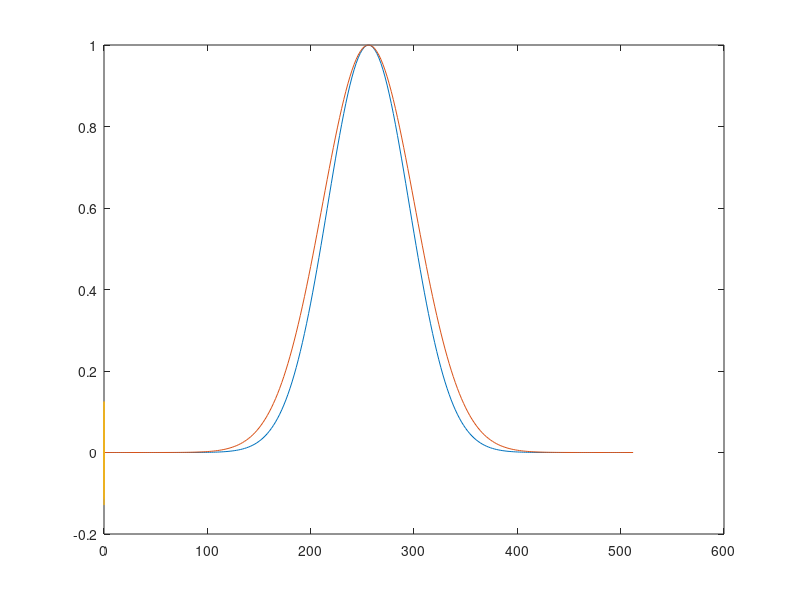
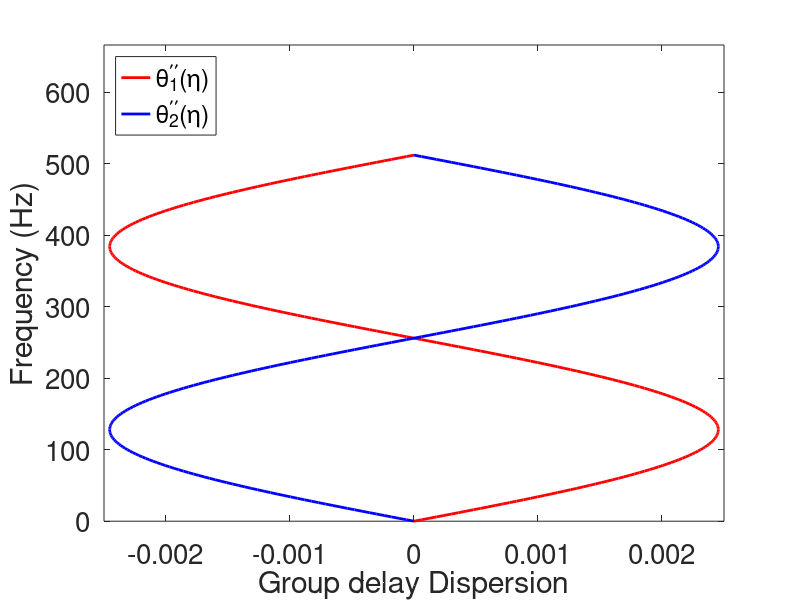
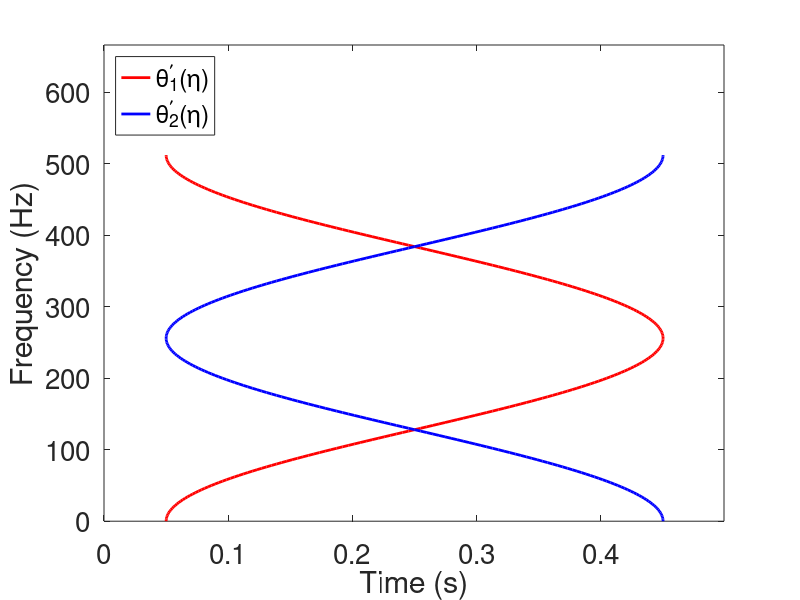

MATLAB code for these plots, in order: (Note: this script raises an error after producing the figures.)
   % %July, 2025, by Shuixin Li
   clear;      close all;  clc;      
    %% this code id for test the phase  is sinu signal in frequency domain
   
    %Parameters
       Hz = 1024;
    N = 0.5*1024;
    t = (0:N-1)/Hz;
    f = (0:round(N/2))*Hz/N;
  

    %Mode1
    A1 =exp(-0.00032*(f-256).^2) ;
    %A1 = ones(1,length(f));
    Phi1 =-51.2/pi*sin(pi*f./256)+0.25*(f);
    GD1 = -0.2*cos(pi*f./256)+0.25;
    GDD1 = pi/1280*sin(pi*f./256);
    X1 = A1.*exp(-1i*2*pi*Phi1);
    X1(end) = -A1(end);
    Y1 = [X1  conj(fliplr(X1(2:end-1)))];    
    y1 = ifft(Y1);

    %Mode2
    A2 =exp(-0.00025*(f-256).^2) ;
    %A2 = ones(1,length(f));
    Phi2 =51.2/pi*sin(pi*f./256)+0.25*f;
    GD2 = 0.2*cos(pi*f./256)+0.25;

    GDD2 = -pi/1280*sin(pi*f./256) ;
    X2 = A2.*exp(-1i*2*pi*Phi2);
    X2(end) = -A2(end);
    Y2 = [X2  conj(fliplr(X2(2:end-1)))];    
    y2 = ifft(Y2);
    %Test Signal
    y =(y1+y2);

    plot(f,A1)
    hold on
    plot(f,A2)

    plot(t,y2)
 
%% plot GDs and GDDs
figure
pddph1=plot(GDD1,f,'r-','linewidth',2);
hold on
pddph2=plot(GDD2,f,'b-','linewidth',2);
legend([pddph1,pddph2],'\theta_1^{\prime\prime}(\eta)','\theta_2^{\prime\prime}(\eta)','Location', 'northwest');
ylabel('Frequency (Hz)', 'FontSize', 20);  
xlabel('Group delay Dispersion','FontSize',20);
set(gca,'FontSize',20)
 axis xy; axis([-0.0025 0.0025 f(1) 666]);


figure
pddph1 = plot(GD1, f, 'r-', 'linewidth', 2);  % 时间是横轴，频率是纵轴
hold on
pddph2 = plot(GD2, f, 'b-', 'linewidth', 2);
legend([pddph1, pddph2], '\theta_1^{\prime}(\eta)', '\theta_2^{\prime}(\eta)','Location', 'northwest');
xlabel('Time (s)', 'FontSize', 20);       
ylabel('Frequency (Hz)', 'FontSize', 20);  
set(gca, 'FontSize', 20)
axis xy; axis([t(1) t(end) f(1) 666]);




 
 arange=0.01;
 sigma=17.1;%l=2.5,entro=17.1;

%% 2nd , 3rd and 4th order time-reassigned operators
% Please choose a module to run

[tfc0,tfc1,tfc2,tfrtic,tcrtic,T,R] = SFCT2(y,Hz,sigma,arange);
%[tfc0,tfc1,tfc2,tfrtic,tcrtic,T,R] = SFCT3(y,Hz,sigma,arange);
%[tfc0,tfc1,tfc2,tfrtic,tcrtic,T,R] = SFCT4(y,Hz,sigma,arange);

 %% squeezeing transform
 [tfrsq1] = Msqueeze0(y, tfc0, R, T,t,tcrtic, 1,0.001);
 

% ridge detection
  [GDs,GDDs]=ridge_3d(tfrsq1,2,10,10,10);

 for i=1:length(GDs)    
       gd01 = t(GDs(:,1));
       gd02 =t(GDs(:,2));
       gdd01=tcrtic(GDDs(:,1));
       gdd02=tcrtic(GDDs(:,2));         
 end


AAA=abs(tfrsq1(:,:,129));
figure
imageSQ(t, tcrtic, AAA);
shading interp; 
axis xy; 
xlabel('Time (s)', 'FontSize', 20);      % 横轴为时间
ylabel('GDD (s/Hz)', 'FontSize', 20); % 纵轴为频率











%  group=zeros(length(f),2);
% for  fidx=1:length(f)
%     group(fidx,1)=R(GDDs(fidx,1),GDs(fidx,1),fidx);
%     group(fidx,2)=R(GDDs(fidx,2),GDs(fidx,2),fidx);
% end
% aaa=real(group);bbb=imag(group);
% 
% plot(f,aaa(:,1))
% plot(f,tcrtic(GDDs(:,1)))

if sum((gd01-GD1).^2)<sum((gd01-GD2).^2)
    gd1=gd01;gd2=gd02;
else 
    gd1=gd02;gd2=gd01;
end

if sum((gdd01-GDD1).^2)<sum((gdd01-GDD2).^2)
    gdd1=gdd01;gdd2=gdd02;
else 
   gdd1=gdd02;gdd2=gdd01;
end



%% Plot of the extracted group decay
figure
e_pdph1 = plot(gd1, f, 'r:', 'linewidth', 2);  % 时间为横轴，频率为纵轴
hold on
pdph1 = plot(GD1, f, 'b-', 'linewidth', 1);
legend([e_pdph1, pdph1], 'Estimated GD1', 'Ground truth', 'Location', 'northeast');
set(legend, 'FontName', 'Times New Roman')
xlabel('Time (s)', 'FontSize', 20);      % 横轴为时间
ylabel('Frequency (Hz)', 'FontSize', 20); % 纵轴为频率
set(gca, 'FontSize', 20)
axis xy;  
 

figure
e_pdph2 = plot(gd2, f, 'r:', 'linewidth', 2);  % 时间为横轴，频率为纵轴
hold on
pdph2 = plot(GD2, f, 'b-', 'linewidth', 1);
legend([e_pdph2, pdph2], 'Estimated GD2', 'Ground truth', 'Location', 'northwest');
set(legend, 'FontName', 'Times New Roman')
xlabel('Time (s)', 'FontSize', 20);      % 横轴为时间
ylabel('Frequency (Hz)', 'FontSize', 20); % 纵轴为频率
set(gca, 'FontSize', 20)
axis xy;  
 


figure
e_pdph1 = plot(gdd1, f, 'r:', 'linewidth', 2);  % 时间为横轴，频率为纵轴
hold on
pdph1 = plot(GDD1, f, 'b-', 'linewidth', 1);
legend([e_pdph1, pdph1], 'Estimated GDD1', 'Ground truth', 'Location', 'northeast');
set(legend, 'FontName', 'Times New Roman')
xlabel('GDD(s/Hz)', 'FontSize', 20);      % 横轴为时间
ylabel('Frequency (Hz)', 'FontSize', 20); % 纵轴为频率
set(gca, 'FontSize', 20)
 axis xy;axis([-0.0027 0.0027 f(1) f(end)]); 



figure
e_pdph2 = plot(gdd2, f, 'r:', 'linewidth', 2);  % 时间为横轴，频率为纵轴
hold on
pdph2 = plot(GDD2, f, 'b-', 'linewidth', 1);
legend([e_pdph2, pdph2], 'Estimated GDD2', 'Ground truth', 'Location', 'northwest');
set(legend, 'FontName', 'Times New Roman')
xlabel('GDD (s/Hz)', 'FontSize', 20);      % 横轴为时间
ylabel('Frequency (Hz)', 'FontSize', 20); % 纵轴为频率
set(gca, 'FontSize', 20)
 axis xy;axis([-0.0027 0.0027 f(1) f(end)]); 







%%  

% % real 
% for j=1:length(f)
%     diff1=abs(t-GD1(j)); diff2=abs(t-GD2(j));  
%     [minValue1, minIndex1] = min(diff1); [minValue2, minIndex2] = min(diff2);
%     GDs(j,1)=minIndex1; GDs(j,2)=minIndex2;
%     diff3=abs(tcrtic-GDD1(j)); diff4=abs(tcrtic-GDD2(j));     
%     [minValue3, minIndex3] = min(diff3); [minValue4, minIndex4] = min(diff4);
%     GDDs(j,1)=minIndex3; GDDs(j,2)=minIndex4;
% end
% 
% plot(f,t(GDs(:,1))-GD1)
% plot(f,tcrtic(GDDs(:,1))-GDD1)
% [recov1] = frecov_SSO(GD1, GD2, GDD1, GDD2,GDs,GDDs,tfc0,sigma);
% plot(f,real(recov1(1,:)-conj(X1)))
% [recov2] = ffrecov(GD1, GD2, GDD1, GDD2,GDs,GDDs,tfc2,sigma);
% plot(f,real(recov2(:,1)-conj(X1)'))
% 


%% Frequency domian SSO
[frecov] = frecov_SSO(gd01, gd02, gdd01, gdd02, GDs,GDDs,tfc0, sigma);
%plot the frequency reconstruction errors
if sum(abs(X1-frecov(1,:)).^2) <sum(abs(X2-frecov(1,:)).^2)
  figure, plot(f, real(X1-frecov(1,:)), 'color', 'k');
  xlim([f(1) f(end)]);
  ylim([-1 1])
  xlabel('Frequency (Hz)','FontSize',20); 
  set(gca,'FontSize',20)
   legend('Recovery error of $\hat{y}_1$', 'Interpreter', 'latex')
  figure, plot(f, real(X2-frecov(2,:)), 'color', 'k');
  xlim([f(1) f(end)]);
  ylim([-1 1])
  xlabel('Frequency (Hz)','FontSize',20);
  set(gca,'FontSize',20)
  legend('Recovery error of $\hat{y}_2$', 'Interpreter', 'latex')
else
 figure, plot(f, real(X2-frecov(1,:)), 'color', 'k');
 xlim([f(1) f(end)]);
  ylim([-1 1])
  xlabel('Frequency (Hz)','FontSize',20);
  set(gca,'FontSize',20)
   legend('Recovery error of $\hat{y}_2$', 'Interpreter', 'latex')
  figure, plot(f, real(X1-frecov(2,:)), 'color', 'k');
  xlim([f(1) f(end)]);
  ylim([-1 1])
  xlabel('Frequency(Hz)','FontSize',20);
  set(gca,'FontSize',20)
   legend('Recovery error of $\hat{y}_1$', 'Interpreter', 'latex')
end




%% Reconstruction to time domain 
          trecov=zeros(2,N);
           if mod(N,2)==0        
                for i = 0:N/2
                    trecov(:,i+1) = frecov(:,i+1);
                end
                for i = N/2+1:N-1
                    trecov(:,i+1) = conj(frecov(:,N-i+1));
                end
            else
                for i = 0:(N-1)/2
                    trecov(:,i+1) =frecov(:,i+1);
                end
                for i = (N+1)/2:N-1
                    trecov(:,i+1) = conj(frecov(:,N-i+1));
                end
            end
            %重构计算
            trecov = ifft(trecov, [], 2);     
            trecov = real(trecov);%去除计算误差
          figure
          plot(t,y2)
          hold on
         
 

%% recover mean square error
 %% recover mean square error 
 [MSEGD1, MSEGD2, MSEGDD1, MSEGDD2] = MSE_ridge_new(gd1, gd2, gdd1, gdd2, GD1, GDD1, GD2, GDD2);
fprintf('%.6f  %.6f  %.6f  %.6f\n', MSEGD1, MSEGD2, MSEGDD1, MSEGDD2)
% 2nd 0.002935    0.002545    0.000559    0.001119   0.080303    0.012414
% 3rd 0.000940    0.001995    0.000076    0.000150   0.078530    0.012340
% 4th 0.000749    0.001782    0.000046    0.000084   0.078609    0.012339

[errorx1,errorx2] = MSE_recov_error(y1,y2,trecov); %use part of [1/8, 7/8]
fprintf('%.6f  %.6f', errorx1,errorx2)

%%  Reconstruction to time domain 
if sum(abs(y1-trecov(1,:)).^2) <sum(abs(y2-trecov(1,:)).^2)
  figure, plot(t, real(y1-trecov(1,:)), 'color', 'k');
  xlim([t(1) t(end)]);
  ylim([-0.1 0.1])
  xlabel('Time (s)','FontSize',20); 
  set(gca,'FontSize',20)
  legend('recover error of y_1') 
  figure, plot(t, real(y2-trecov(2,:)), 'color', 'k');
  xlim([t(1) t(end)]);
  ylim([-0.1 0.1]);
  xlabel('Time (s)','FontSize',20);
  set(gca,'FontSize',20)
 legend('recover error of y_2') 
else
 figure, plot(t, real(y2-trecov(1,:)), 'color', 'k');
 xlim([t(1) t(end)]);
  ylim([-0.1 0.1])
  xlabel('Time (s)','FontSize',20);
  set(gca,'FontSize',20)
  legend('recover error of y_2') 
  figure, plot(t, real(y1-trecov(2,:)), 'color', 'k');
  xlim([t(1) t(end)]);
  ylim([-0.1 0.1])
  xlabel('Time (s)','FontSize',20);
  set(gca,'FontSize',20)
  legend('recover error of y_1') 
end






 



